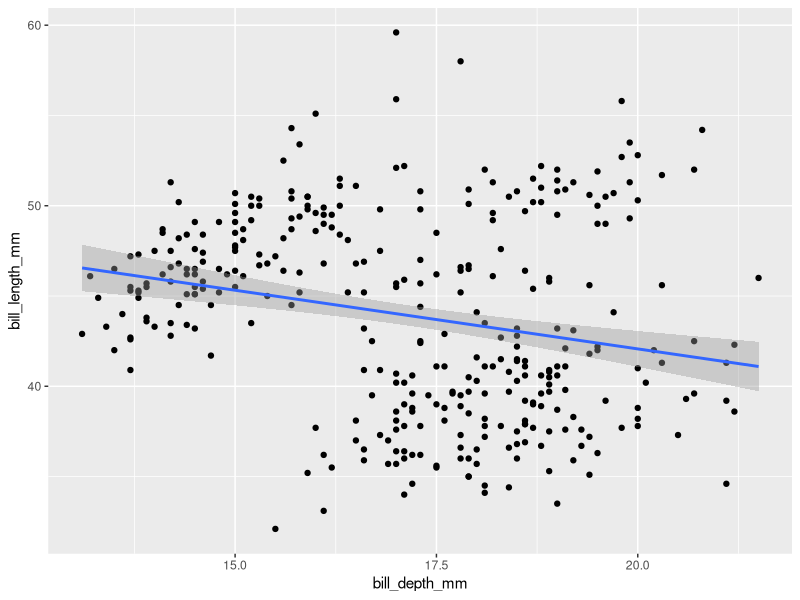
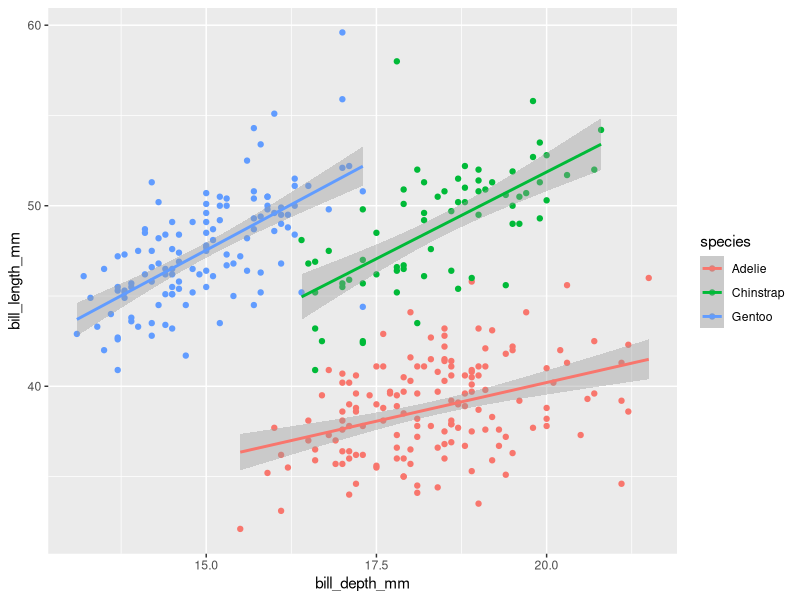

Recreate these plots in R, in order.
## ---- chunk 1
#| label: load-packages
#| message: false
library(tidyverse)
library(palmerpenguins)
## ---- chunk 2
#| label: glimpse
glimpse(penguins)
## ---- chunk 3
#| label: bill-depth-width
ggplot(penguins, aes(x = bill_depth_mm, y = bill_length_mm)) +
    geom_point() + 
    geom_smooth(method = "lm")
## ---- chunk 4
#| label: bill-depth-width-species
ggplot(penguins, aes(x = bill_depth_mm, y = bill_length_mm, color = species)) +
    geom_point() + 
    geom_smooth(method = "lm")
